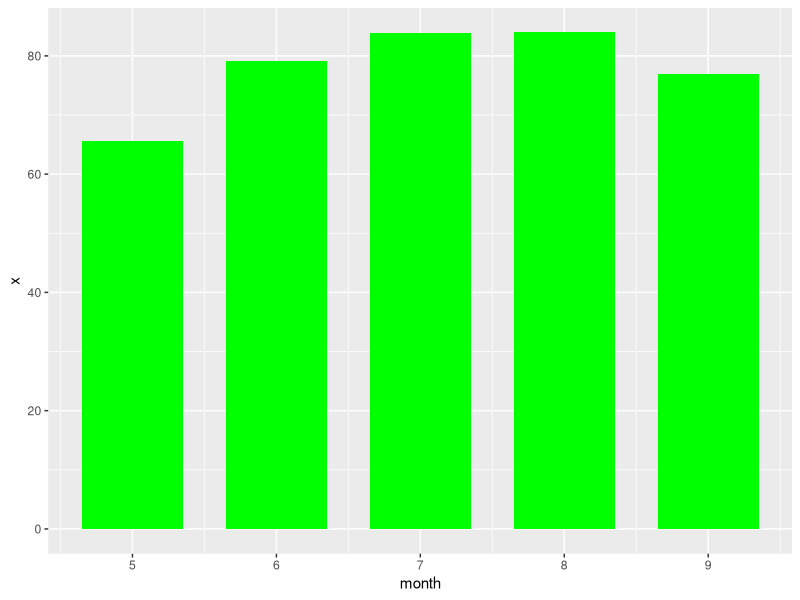
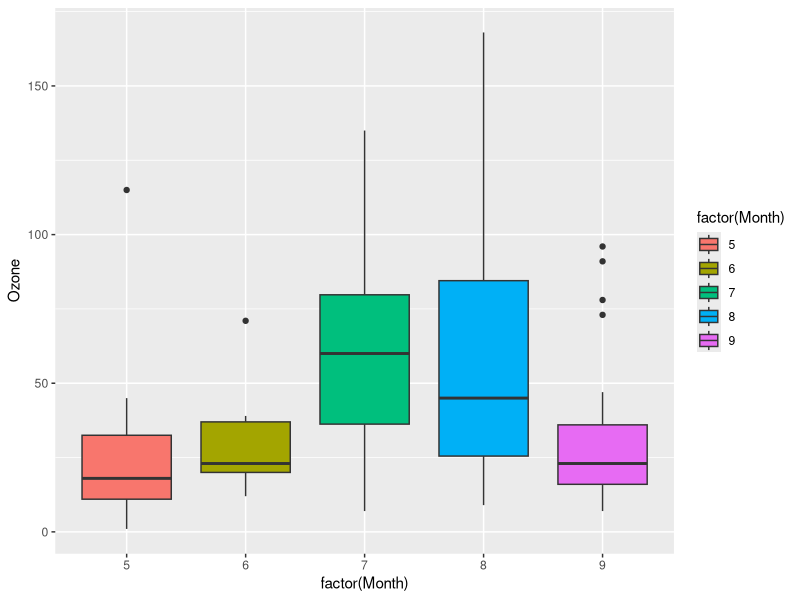
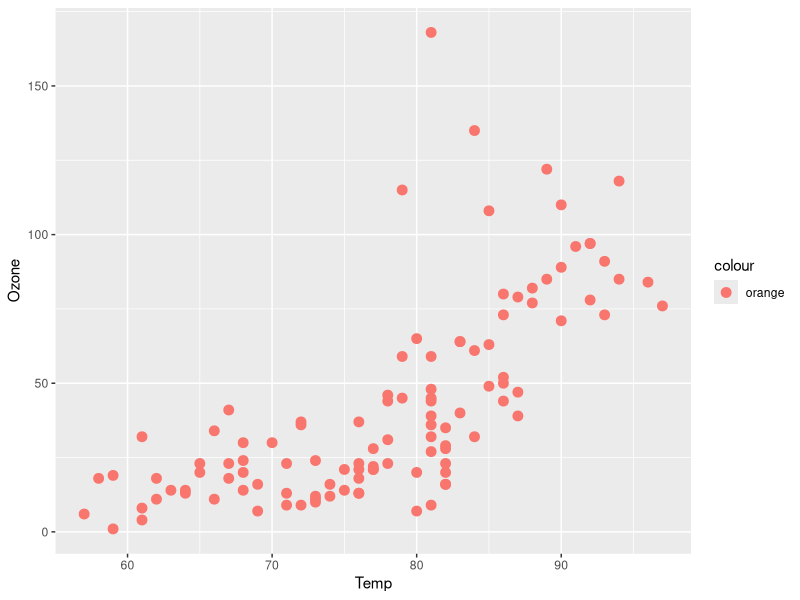
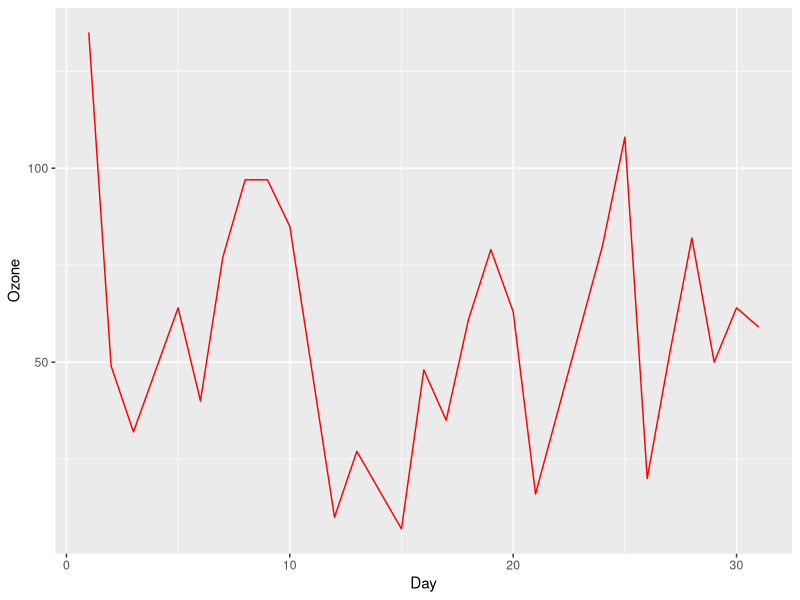
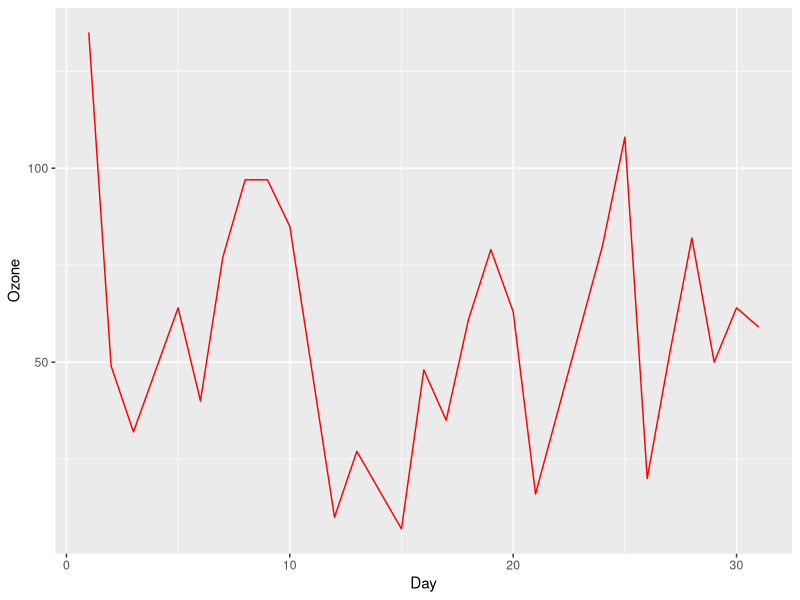

Reproduce these figures in R, in order.
# (1)
library(ggplot2)

df <- aggregate(airquality[,'Temp'], by=list(month=airquality$Month), FUN=mean)
ggplot(df, aes(x=month,y=x)) +        # 그래프를 그릴 데이터 지정
  geom_bar(stat='identity',           # 막대그래프의 형태 지정  
           width=0.7, fill='green')   # 막대의 색 지정

# (2)
df <- airquality[complete.cases(airquality),]       # 결측값 제거

ggplot(data=df, aes(x=factor(Month), y=Ozone, fill=factor(Month))) + 
  geom_boxplot() 

# (3)
ggplot(data=df, aes(x=Temp, y=Ozone, color='orange')) + 
  geom_point(size=3) 

# (4)
df.7 <- subset(df, Month==7)
ggplot(data=df.7, aes(x=Day,y=Ozone)) +   
  geom_line(col='red') 
# 또는
ggplot(data=df[df$Month==7,], aes(x=Day,y=Ozone)) +   
  geom_line(col='red') 